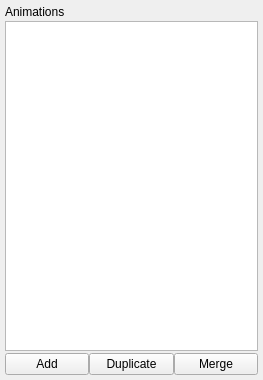
<?xml version="1.0" encoding="UTF-8"?>
<ui version="4.0">
 <class>animationList</class>
 <widget class="QWidget" name="animationList">
  <property name="windowModality">
   <enum>Qt::WindowModal</enum>
  </property>
  <property name="geometry">
   <rect>
    <x>0</x>
    <y>0</y>
    <width>263</width>
    <height>380</height>
   </rect>
  </property>
  <property name="windowTitle">
   <string>AnimationList</string>
  </property>
  <layout class="QVBoxLayout" name="verticalLayout">
   <property name="spacing">
    <number>2</number>
   </property>
   <property name="leftMargin">
    <number>5</number>
   </property>
   <property name="topMargin">
    <number>5</number>
   </property>
   <property name="rightMargin">
    <number>5</number>
   </property>
   <property name="bottomMargin">
    <number>5</number>
   </property>
   <item>
    <widget class="QLabel" name="anim_lbl">
     <property name="text">
      <string>Animations</string>
     </property>
    </widget>
   </item>
   <item>
    <widget class="QListView" name="listView">
     <property name="frameShape">
      <enum>QFrame::StyledPanel</enum>
     </property>
     <property name="frameShadow">
      <enum>QFrame::Sunken</enum>
     </property>
     <property name="editTriggers">
      <set>QAbstractItemView::DoubleClicked|QAbstractItemView::EditKeyPressed|QAbstractItemView::SelectedClicked</set>
     </property>
     <property name="selectionMode">
      <enum>QAbstractItemView::SingleSelection</enum>
     </property>
    </widget>
   </item>
   <item>
    <layout class="QGridLayout" name="action_btn_layout">
     <property name="spacing">
      <number>0</number>
     </property>
     <item row="0" column="2">
      <widget class="QPushButton" name="merge_btn">
       <property name="text">
        <string>Merge</string>
       </property>
      </widget>
     </item>
     <item row="0" column="1">
      <widget class="QPushButton" name="dup_btn">
       <property name="text">
        <string>Duplicate</string>
       </property>
      </widget>
     </item>
     <item row="0" column="0">
      <widget class="QPushButton" name="add_btn">
       <property name="text">
        <string>Add</string>
       </property>
      </widget>
     </item>
    </layout>
   </item>
  </layout>
 </widget>
 <resources/>
 <connections/>
</ui>
